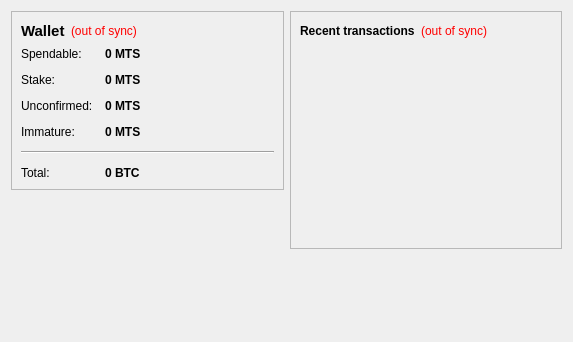
<?xml version="1.0" encoding="UTF-8"?>
<ui version="4.0">
 <class>OverviewPage</class>
 <widget class="QWidget" name="OverviewPage">
  <property name="geometry">
   <rect>
    <x>0</x>
    <y>0</y>
    <width>573</width>
    <height>342</height>
   </rect>
  </property>
  <property name="windowTitle">
   <string>Form</string>
  </property>
  <layout class="QHBoxLayout" name="horizontalLayout" stretch="1,1">
   <item>
    <layout class="QVBoxLayout" name="verticalLayout_2">
     <item>
      <widget class="QFrame" name="frame">
       <property name="frameShape">
        <enum>QFrame::StyledPanel</enum>
       </property>
       <property name="frameShadow">
        <enum>QFrame::Raised</enum>
       </property>
       <layout class="QVBoxLayout" name="verticalLayout_4">
        <item>
         <layout class="QHBoxLayout" name="horizontalLayout_4">
          <item>
           <widget class="QLabel" name="label_5">
            <property name="font">
             <font>
              <pointsize>11</pointsize>
              <weight>75</weight>
              <bold>true</bold>
             </font>
            </property>
            <property name="text">
             <string>Wallet</string>
            </property>
           </widget>
          </item>
          <item>
           <widget class="QLabel" name="labelWalletStatus">
            <property name="toolTip">
             <string>The displayed information may be out of date. Your wallet automatically synchronizes with the MotosCoin network after a connection is established, but this process has not completed yet.</string>
            </property>
            <property name="styleSheet">
             <string notr="true">QLabel { color: red; }</string>
            </property>
            <property name="text">
             <string notr="true">(out of sync)</string>
            </property>
            <property name="alignment">
             <set>Qt::AlignLeading|Qt::AlignLeft|Qt::AlignVCenter</set>
            </property>
           </widget>
          </item>
          <item>
           <spacer name="horizontalSpacer_2">
            <property name="orientation">
             <enum>Qt::Horizontal</enum>
            </property>
            <property name="sizeHint" stdset="0">
             <size>
              <width>40</width>
              <height>20</height>
             </size>
            </property>
           </spacer>
          </item>
         </layout>
        </item>
        <item>
         <layout class="QFormLayout" name="formLayout_2">
          <property name="fieldGrowthPolicy">
           <enum>QFormLayout::AllNonFixedFieldsGrow</enum>
          </property>
          <property name="horizontalSpacing">
           <number>12</number>
          </property>
          <property name="verticalSpacing">
           <number>12</number>
          </property>
          <item row="0" column="0">
           <widget class="QLabel" name="label">
            <property name="text">
             <string>Spendable:</string>
            </property>
           </widget>
          </item>
          <item row="0" column="1">
           <widget class="QLabel" name="labelBalance">
            <property name="font">
             <font>
              <weight>75</weight>
              <bold>true</bold>
             </font>
            </property>
            <property name="cursor">
             <cursorShape>IBeamCursor</cursorShape>
            </property>
            <property name="toolTip">
             <string>Your current spendable balance</string>
            </property>
            <property name="text">
             <string notr="true">0 MTS</string>
            </property>
            <property name="textInteractionFlags">
             <set>Qt::LinksAccessibleByMouse|Qt::TextSelectableByKeyboard|Qt::TextSelectableByMouse</set>
            </property>
           </widget>
          </item>
          <item row="1" column="0">
           <widget class="QLabel" name="label_6">
            <property name="text">
             <string>Stake:</string>
            </property>
           </widget>
          </item>
          <item row="1" column="1">
           <widget class="QLabel" name="labelStake">
            <property name="font">
             <font>
              <weight>75</weight>
              <bold>true</bold>
             </font>
            </property>
            <property name="cursor">
             <cursorShape>IBeamCursor</cursorShape>
            </property>
            <property name="toolTip">
             <string>Total of coins that was staked, and do not yet count toward the current balance</string>
            </property>
            <property name="text">
             <string notr="true">0 MTS</string>
            </property>
            <property name="textInteractionFlags">
             <set>Qt::LinksAccessibleByMouse|Qt::TextSelectableByKeyboard|Qt::TextSelectableByMouse</set>
            </property>
           </widget>
          </item>
          <item row="2" column="0">
           <widget class="QLabel" name="label_3">
            <property name="text">
             <string>Unconfirmed:</string>
            </property>
           </widget>
          </item>
          <item row="2" column="1">
           <widget class="QLabel" name="labelUnconfirmed">
            <property name="font">
             <font>
              <weight>75</weight>
              <bold>true</bold>
             </font>
            </property>
            <property name="cursor">
             <cursorShape>IBeamCursor</cursorShape>
            </property>
            <property name="toolTip">
             <string>Total of transactions that have yet to be confirmed, and do not yet count toward the current balance</string>
            </property>
            <property name="text">
             <string notr="true">0 MTS</string>
            </property>
            <property name="textInteractionFlags">
             <set>Qt::LinksAccessibleByMouse|Qt::TextSelectableByKeyboard|Qt::TextSelectableByMouse</set>
            </property>
           </widget>
          </item>
          <item row="3" column="0">
           <widget class="QLabel" name="labelImmatureText">
            <property name="text">
             <string>Immature:</string>
            </property>
           </widget>
          </item>
          <item row="3" column="1">
           <widget class="QLabel" name="labelImmature">
            <property name="font">
             <font>
              <weight>75</weight>
              <bold>true</bold>
             </font>
            </property>
            <property name="toolTip">
             <string>Mined balance that has not yet matured</string>
            </property>
            <property name="text">
             <string notr="true">0 MTS</string>
            </property>
            <property name="textInteractionFlags">
             <set>Qt::LinksAccessibleByMouse|Qt::TextSelectableByKeyboard|Qt::TextSelectableByMouse</set>
            </property>
           </widget>
          </item>
          <item row="4" column="0" colspan="2">
           <widget class="Line" name="line">
            <property name="orientation">
             <enum>Qt::Horizontal</enum>
            </property>
           </widget>
          </item>
          <item row="5" column="0">
           <widget class="QLabel" name="labelTotalText">
            <property name="text">
             <string>Total:</string>
            </property>
           </widget>
          </item>
          <item row="5" column="1">
           <widget class="QLabel" name="labelTotal">
            <property name="font">
             <font>
              <weight>75</weight>
              <bold>true</bold>
             </font>
            </property>
            <property name="cursor">
             <cursorShape>IBeamCursor</cursorShape>
            </property>
            <property name="toolTip">
             <string>Your current total balance</string>
            </property>
            <property name="text">
             <string notr="true">0 BTC</string>
            </property>
            <property name="textInteractionFlags">
             <set>Qt::LinksAccessibleByMouse|Qt::TextSelectableByKeyboard|Qt::TextSelectableByMouse</set>
            </property>
           </widget>
          </item>
         </layout>
        </item>
       </layout>
      </widget>
     </item>
     <item>
      <spacer name="verticalSpacer">
       <property name="orientation">
        <enum>Qt::Vertical</enum>
       </property>
       <property name="sizeHint" stdset="0">
        <size>
         <width>20</width>
         <height>40</height>
        </size>
       </property>
      </spacer>
     </item>
    </layout>
   </item>
   <item>
    <layout class="QVBoxLayout" name="verticalLayout_3">
     <item>
      <widget class="QFrame" name="frame_2">
       <property name="frameShape">
        <enum>QFrame::StyledPanel</enum>
       </property>
       <property name="frameShadow">
        <enum>QFrame::Raised</enum>
       </property>
       <layout class="QVBoxLayout" name="verticalLayout">
        <item>
         <layout class="QHBoxLayout" name="horizontalLayout_2">
          <item>
           <widget class="QLabel" name="label_4">
            <property name="text">
             <string>&lt;b&gt;Recent transactions&lt;/b&gt;</string>
            </property>
           </widget>
          </item>
          <item>
           <widget class="QLabel" name="labelTransactionsStatus">
            <property name="toolTip">
             <string>The displayed information may be out of date. Your wallet automatically synchronizes with the MotosCoin network after a connection is established, but this process has not completed yet.</string>
            </property>
            <property name="styleSheet">
             <string notr="true">QLabel { color: red; }</string>
            </property>
            <property name="text">
             <string notr="true">(out of sync)</string>
            </property>
            <property name="alignment">
             <set>Qt::AlignRight|Qt::AlignTrailing|Qt::AlignVCenter</set>
            </property>
           </widget>
          </item>
          <item>
           <spacer name="horizontalSpacer">
            <property name="orientation">
             <enum>Qt::Horizontal</enum>
            </property>
            <property name="sizeHint" stdset="0">
             <size>
              <width>40</width>
              <height>20</height>
             </size>
            </property>
           </spacer>
          </item>
         </layout>
        </item>
        <item>
         <widget class="QListView" name="listTransactions">
          <property name="styleSheet">
           <string notr="true">QListView { background: transparent; }</string>
          </property>
          <property name="frameShape">
           <enum>QFrame::NoFrame</enum>
          </property>
          <property name="verticalScrollBarPolicy">
           <enum>Qt::ScrollBarAlwaysOff</enum>
          </property>
          <property name="horizontalScrollBarPolicy">
           <enum>Qt::ScrollBarAlwaysOff</enum>
          </property>
          <property name="selectionMode">
           <enum>QAbstractItemView::NoSelection</enum>
          </property>
         </widget>
        </item>
       </layout>
      </widget>
     </item>
     <item>
      <spacer name="verticalSpacer_2">
       <property name="orientation">
        <enum>Qt::Vertical</enum>
       </property>
       <property name="sizeHint" stdset="0">
        <size>
         <width>20</width>
         <height>40</height>
        </size>
       </property>
      </spacer>
     </item>
    </layout>
   </item>
  </layout>
 </widget>
 <resources/>
 <connections/>
</ui>
